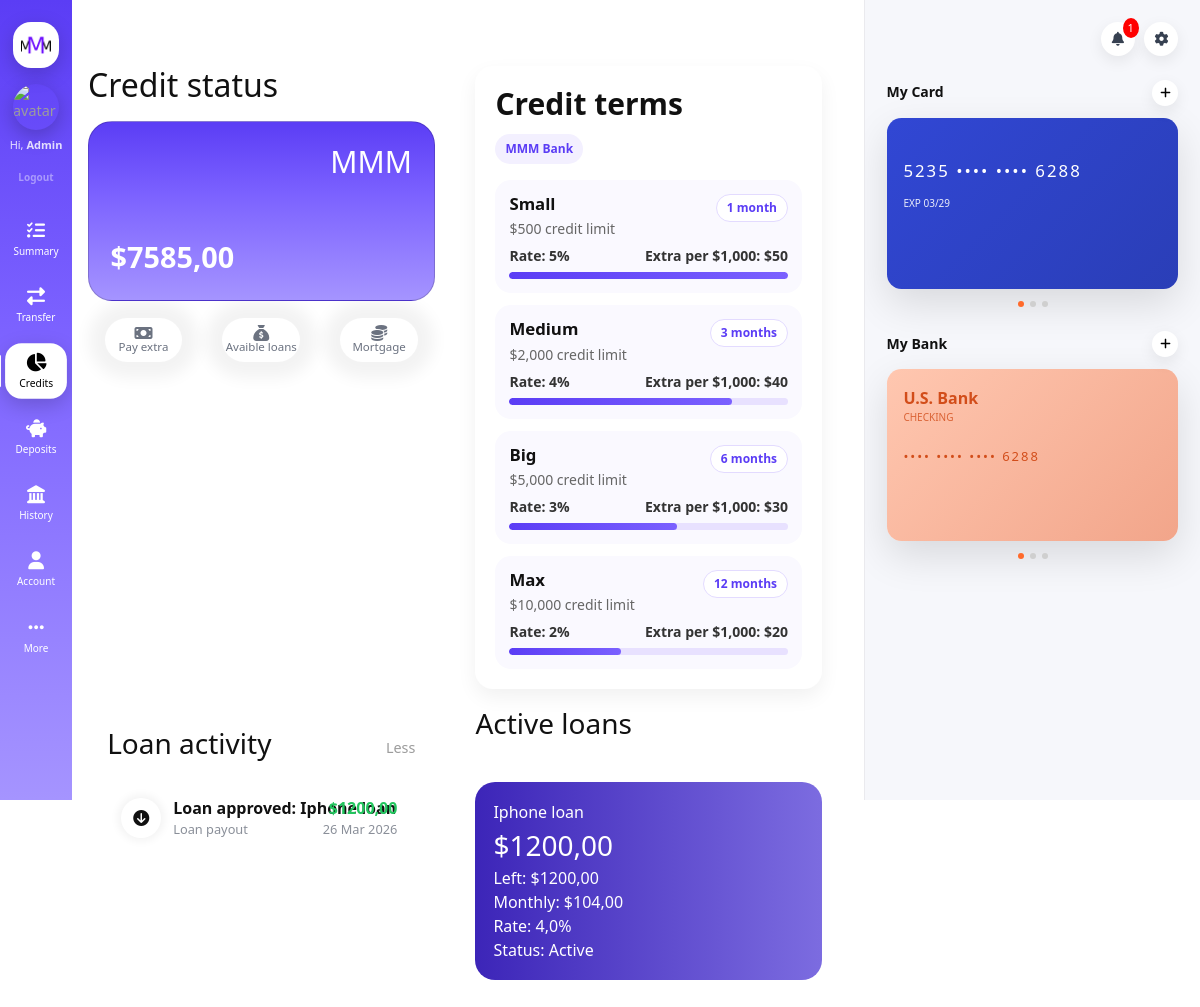
The app's page /credits/?activity=all (signed in) with its own data.
### main/models.py (models this page shows, shortened)
class Account(models.Model):
    user = models.OneToOneField(User, on_delete=models.CASCADE)
    balance = models.DecimalField(max_digits=12, decimal_places=2, default=0)
    saving_goal = models.DecimalField(max_digits=12, decimal_places=0, default=0)

class Transaction(models.Model):
    DEPOSIT = "deposit"
    WITHDRAW = "withdraw"
    account = models.ForeignKey(Account, on_delete=models.CASCADE)
    title = models.CharField(max_length=255, default="Transaction")
    category = models.ForeignKey(Category, on_delete=models.SET_NULL, null=True, blank=True)
    amount = models.DecimalField(max_digits=12, decimal_places=2)
    created_at = models.DateTimeField(auto_now_add=True)

class Category(models.Model):
    name = models.CharField(max_length=100)
    icon = models.CharField(max_length=100 , default="fa-solid fa-circle-arrow-down")
    DEPOSIT = "deposit"
    WITHDRAW = "withdraw"
    TRANSACTION_TYPES = [
        (DEPOSIT, "Deposit"),
        (WITHDRAW, "Withdraw"),
    ]
    type = models.CharField(max_length=20, choices=TRANSACTION_TYPES)

### credits/models.py (models this page shows, shortened)
class Credit(models.Model):
    user = models.ForeignKey(User, on_delete=models.CASCADE)
    client_name = models.CharField(max_length=100)
    amount = models.DecimalField(max_digits=10, decimal_places=2)
    interest_rate = models.FloatField()
    created_at = models.DateTimeField(auto_now_add=True)
    is_active = models.BooleanField(default=False)

### credits/views.py (the view)
# urls.py: path('', views.index, name='credits'),
@login_required
def index(request):
    account = request.user.account
    balance = account.balance
    show_all_activity = request.GET.get('activity') == 'all'
    show_all_cards = request.GET.get('cards') == 'all'
    active_credits = Credit.objects.filter(
        user=request.user,
        is_active=True
    ).order_by('-created_at')
    loan_activity_queryset = Transaction.objects.filter(
        account=account
    ).filter(
        Q(title__startswith='Loan approved:')
        | Q(title__startswith='Extra payment for')
        | Q(title__startswith='Mortgage approved:')
    ).select_related('category').order_by('-created_at')
    loan_activity = loan_activity_queryset if show_all_activity else loan_activity_queryset[:4]
    active_credit_cards = []
    credits_for_cards = active_credits if show_all_cards else active_credits[:2]
    for credit in credits_for_cards:
        estimated_monthly = (credit.amount * Decimal(str(1 + credit.interest_rate / 100))) / Decimal('12')
        active_credit_cards.append({
            'title': credit.client_name,
            'amount': credit.amount,
            'left': credit.amount,
            'monthly': estimated_monthly.quantize(Decimal('0.01')),
            'rate': credit.interest_rate,
            'status': 'Active' if credit.is_active else 'Closed',
            'is_placeholder': False,
        })
    return render(request, 'credits/index.html', {
        'has_active_loan': active_credits.exists(),
        'balance': balance,
        'loan_activity': loan_activity,
        'show_all_activity': show_all_activity,
        'active_credit_cards': active_credit_cards,
        'has_active_credit_cards': bool(active_credit_cards),
        'show_all_cards': show_all_cards,
        'has_more_credit_cards': active_credits.count() > 2,
    })

### main/context_processors.py (called while the page is built)
def unread_messages(request):
    if request.user.is_authenticated:
        count = InboxMessage.objects.filter(
            receiver=request.user,
            is_read=False
        ).count()
    else:
        count = 0
    return {
        'unread_count': count
    }

### main/templatetags/sidebar_links.py (called while the page is built)
@register.simple_tag
def get_links():
    return [{
        'name': 'Summary',
        'href': '/',
        'icon': 'fa-regular fa-list-check',
    },{
        'name': 'Transfer',
        'href': '/contacts/',
        'icon': 'fa-regular fa-right-left',
    }, {
        'name': 'Credits',
        'href': '/credits/',
        'icon': 'fa-solid fa-chart-pie',
    }, {
        'name': 'Deposits',
        'href': '/deposits/',
        'icon': 'fa-solid fa-piggy-bank',
    },{
        'name': 'History',
        'href': '/history',
        'icon': 'fa-regular fa-landmark',
    },{
        'name': 'Account',
        'href': '/profile',
        'icon': 'fa-solid fa-user',
    },{
        'name': 'More',
        'href': '/more/',
        'icon': 'fa-ellipsis',
    }]

### credits/templates/credits/index.html (shortened to what this page needs)
{% extends 'main/layout/layout.html' %}
{% block content %}
<div class="row credits-top-row">
    <div class="col">
        <h2 style="margin: 0;">Credit status</h2>
        <div class="card balance-card">
            <div class="card-top">
                <h1 style="font-size: 30px;">MMM</h1>
            </div>
            <div class="card-bottom">
                <div class="card-balance">${{ balance }}</div>
            </div>
        </div>
        <div class="quick-actions">
            <a href="{% url 'pay_extra' %}" class="action-btn">
                <i class="fa-solid fa-money-bill"></i>
                <span>Pay extra</span>
            </a>
            <a href="{% url 'avaible_loans' %}" class="action-btn">
                <i class="fa-solid fa-sack-dollar"></i>
                <span>Avaible loans</span>
            </a>
            <a href="{% url 'mortgage' %}" class="action-btn">
                <i class="fa-solid fa-coins"></i>
                <span>Mortgage</span>
            </a>
        </div>
    </div>
    <div class="col credits-active-loans">
        <section class="ct-terms-card">
            <div class="ct-terms-header">
                <div>
                    <h3>Credit terms</h3>
                </div>
                <span class="ct-terms-badge">MMM Bank</span>
            </div>
            <div class="ct-terms-list">
                <article class="ct-term-item">
                    <div class="ct-term-top">
                        <div>
                            <h4>Small</h4>
                            <p>$500 credit limit</p>
                        </div>
                        <div class="ct-term-pill">1 month</div>
                    </div>
                    <div class="ct-term-metrics">
                        <span>Rate: 5%</span>
                        <span>Extra per $1,000: $50</span>
                    </div>
                    <div class="ct-term-bar" aria-hidden="true">
                        <div class="ct-term-bar-fill" style="width: 100%;"></div>
                    </div>
                </article>
                <article class="ct-term-item">
                    <div class="ct-term-top">
                        <div>
                            <h4>Medium</h4>
                            <p>$2,000 credit limit</p>
                        </div>
                        <div class="ct-term-pill">3 months</div>
                    </div>
                    <div class="ct-term-metrics">
                        <span>Rate: 4%</span>
                        <span>Extra per $1,000: $40</span>
                    </div>
                    <div class="ct-term-bar" aria-hidden="true">
                        <div class="ct-term-bar-fill" style="width: 80%;"></div>
                    </div>
                </article>
                <article class="ct-term-item">
                    <div class="ct-term-top">
                        <div>
                            <h4>Big</h4>
                            <p>$5,000 credit limit</p>
                        </div>
                        <div class="ct-term-pill">6 months</div>
                    </div>
                    <div class="ct-term-metrics">
                        <span>Rate: 3%</span>
                        <span>Extra per $1,000: $30</span>
                    </div>
                    <div class="ct-term-bar" aria-hidden="true">
                        <div class="ct-term-bar-fill" style="width: 60%;"></div>
                    </div>
                </article>
                <article class="ct-term-item">
                    <div class="ct-term-top">
                        <div>
                            <h4>Max</h4>
                            <p>$10,000 credit limit</p>
                        </div>
                        <div class="ct-term-pill">12 months</div>
                    </div>
                    <div class="ct-term-metrics">
                        <span>Rate: 2%</span>
                        <span>Extra per $1,000: $20</span>
                    </div>
                    <div class="ct-term-bar" aria-hidden="true">
                        <div class="ct-term-bar-fill" style="width: 40%;"></div>
                    </div>
                </article>
            </div>
        </section>
    </div>
</div>
<div class="row">
    <div class="col">
        <section class="transactions">
            <div class="transactions-header">
                <h3>Loan activity</h3>
                <a href="{% if show_all_activity %}{% url 'credits' %}{% else %}{% url 'credits' %}?activity=all{% endif %}" class="view-all">
                    {% if show_all_activity %}Less{% else %}More{% endif %}
                </a>
            </div>
            <div class="transaction-list">
                {% if loan_activity %}
                    {% for item in loan_activity %}
                        <div class="transaction-item">
                            <div class="transaction-left">
                                <div class="icon">
                                    <i class="{% if item.category.type == 'withdraw' %}fa-solid fa-circle-arrow-up{% else %}fa-solid fa-circle-arrow-down{% endif %}"></i>
                                </div>
                                <div>
                                    <div class="title">{{ item.title }}</div>
                                    <div class="category">{{ item.category.name }}</div>
                                </div>
                            </div>
                            <div class="transaction-right {% if item.category.type == 'withdraw' %}negative{% else %}positive{% endif %}">
                                <div class="amount">{% if item.category.type == 'withdraw' %}-{% endif %}${{ item.amount }}</div>
                                <div class="date">{{ item.created_at|date:"j M Y" }}</div>
                            </div>
                        </div>
                    {% endfor %}
                {% endif %}
            </div>
        </section>
    </div>
    <div class="col credits-active-loans-panel">
        <div class="transactions-header">
            <h3>Active loans</h3>
        </div>
        <div class="active-loans-list">
        {% if has_active_credit_cards %}
            {% for card in active_credit_cards %}
                <div style="
                    background: linear-gradient(90deg,#3c25b8,#7c6ce0);
                    color:white;
                    border-radius:20px;
                        padding:18px;
                        flex: 0 0 auto;
                ">
                    <div>{{ card.title }}</div>
                    <div style="font-size:28px;">${{ card.amount }}</div>
                    <div>Left: ${{ card.left }}</div>
                    <div>Monthly: ${{ card.monthly }}</div>
                    <div>Rate: {{ card.rate }}%</div>
                    <div>Status: {{ card.status }}</div>
                </div>
            {% endfor %}
        {% else %}
            <div class="transaction-item text-center py-4" style="color: #6b7280;">
                No active loans yet
            </div>
        {% endif %}
    </div>
</div>
{% endblock %}

### main/templates/main/layout/sidebar.html (shortened to what this page needs)
{% load static %}
{% load sidebar_links %}
{% get_links as links %}
{% if request.user.is_authenticated %}
<div class="sidebar">
    <div class="sidebar-logo">
        <img src="{% static 'main/img/MMM-Logo.png' %}" alt="MMM Bank Logo">
    </div>
    <div class="sidebar-user">
        <a href="/profile" class="user-avatar">
            <img src="https://github.com/Fev1L.png" alt="avatar">
        </a>
        <div class="user-greeting">
            Hi, <strong>{{ request.user.username }}</strong>
        </div>
        <form method="POST" action="/logout">
            <button class="logout-btn" type="submit">Logout</button>
        </form>
    </div>
    <div class="sidebar-links">
        {% for link in links %}
        <a href="{{ link.href }}"
           class="sidebar-item {% if request.path == link.href %}active{% endif %}">
            <i class="fa-solid {{ link.icon }}"></i>
            <span>{{ link.name }}</span>
        </a>
        {% endfor %}
    </div>
</div>
{% endif %}

### main/static/main/css/deposits.css (style rules this page uses)
button { padding:10px 18px; border:none; border-radius:10px; cursor:pointer; background:#5b4cff; color:white; font-weight:600; }

### main/static/main/css/credits.css (style rules this page uses)
.ct-terms-card { background: #ffffff; border-radius: clamp(14px, 1.5vw, 20px); padding: clamp(14px, 2vw, 20px); box-shadow: 0 8px 20px rgba(0, 0, 0, 0.06); display: flex; flex-direction: column; gap: clamp(12px, 1.5vw, 16px); }
.ct-terms-header { display: flex; justify-content: space-between; align-items: flex-start; gap: clamp(8px, 1vw, 12px); flex-wrap: wrap; }
.ct-terms-header h3 { margin: 0; color: #111111; font-size: clamp(20px, 2.5vw, 32px); font-weight: 700; }
.ct-terms-badge { padding: clamp(4px, 0.6vw, 6px) clamp(8px, 1vw, 10px); border-radius: 999px; background: #f3f0ff; color: #5b3df5; font-size: clamp(10px, 1vw, 12px); font-weight: 700; white-space: nowrap; }
.ct-terms-list { display: flex; flex-direction: column; gap: clamp(10px, 1.2vw, 12px); }
.ct-term-item { padding: clamp(10px, 1.2vw, 14px); border-radius: clamp(12px, 1.5vw, 16px); background: #faf9ff; display: flex; flex-direction: column; gap: 6px; }
.ct-term-top { display: flex; justify-content: space-between; align-items: flex-start; gap: 10px; }
.ct-term-top h4 { margin: 0; color: #111111; font-size: clamp(14px, 1.4vw, 18px); font-weight: 700; }
.ct-term-top p { margin: 4px 0 0; color: #666666; font-size: clamp(12px, 1.2vw, 14px); }
.ct-term-pill { padding: clamp(3px, 0.5vw, 4px) clamp(8px, 1vw, 10px); border-radius: 999px; background: #ffffff; border: 1px solid #e3dbff; color: #5b3df5; font-size: clamp(10px, 1vw, 12px); font-weight: 600; white-space: nowrap; }
.ct-term-metrics { display: flex; justify-content: space-between; gap: 10px; flex-wrap: wrap; color: #333333; font-size: clamp(12px, 1.2vw, 14px); font-weight: 600; }
.ct-term-bar { height: clamp(5px, 0.6vw, 8px); border-radius: 999px; background: #e8e1ff; overflow: hidden; }
.ct-term-bar-fill { height: 100%; border-radius: inherit; background: linear-gradient(90deg, #5b3df5 0%, #7b61ff 100%); transition: width 0.4s ease; }
@media (max-width: 1200px) { .ct-terms-header { flex-direction: column; align-items: flex-start; } }

### records on screen
Account: balance "7585,00"
Transaction: title "Loan approved: Iphone loan", category.name "Loan payout", amount "1200,00", created_at "26 Mar 2026"
Credit: title "Iphone loan", amount "1200,00", left "1200,00", rate "4,0"

### other values on screen
{{ card.monthly }} "104,00"
{{ card.status }} "Active"
{{ request.user.username }} "Admin"
{{ link.name }} "Summary" "Transfer" "Credits" "Deposits" "History" "Account" "More"
{{ unread_count }} "1"
